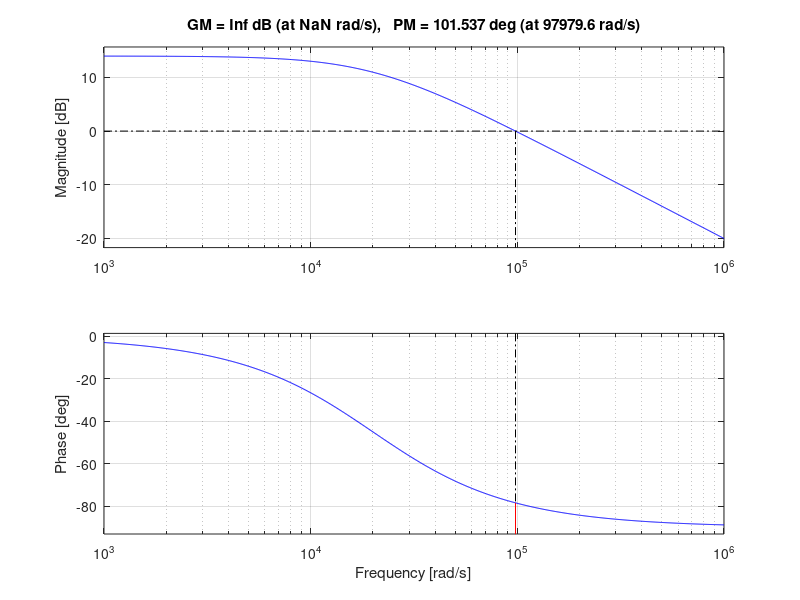

This chart was generated by the following MATLAB code:
clc
clear all;

Vin=48;
Vo=12;
D=Vo/Vin;
L=220*10^-6;
C=10*10^-6;
R=5;
Fs=100*10^3;

M2=Vo/L;
Ma=.5*M2;

s=tf('s');

Gvc= R/(R*C*s+1);
figure(1)
bode(Gvc)
margin(Gvc)
grid on;